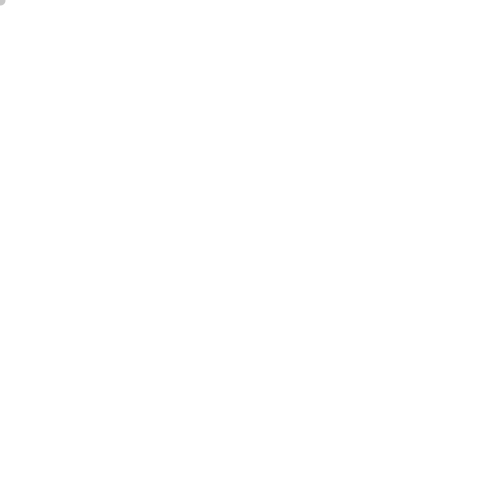
Frame 1 (no input)
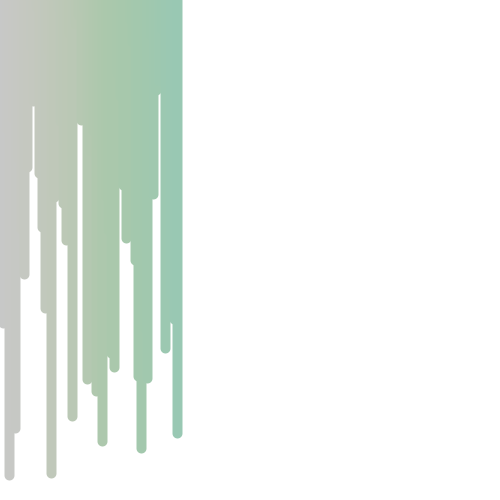
Frame 60 (the mouse pressed at the canvas centre just before this capture)
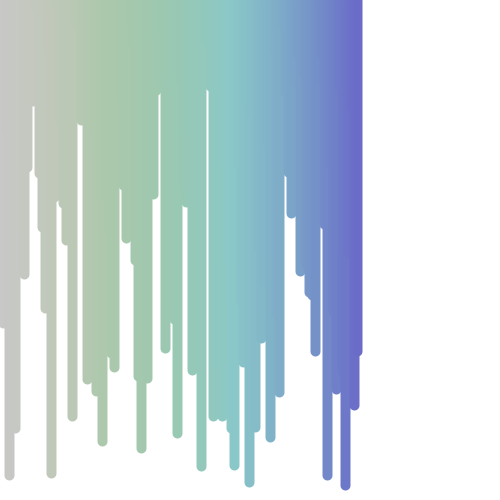
Frame 120 (the mouse held since frame 60 and released just before this capture)

The Processing sketch that drew these frames (run headless with seeded random() and noise(); from frame 60 on, the mouse is pressed at the canvas centre):

// Processing sketch: E2
// ── E2.pde
int x,y,r,g;

void setup()
{
  size(500,500);
  background(255);
  strokeWeight(10);
  colorMode(HSB);
  r=50;
  }

void draw()
{
  stroke(r,g,200);
  
  r++;
  g++;
  r%=225;
  g%=225;
  
  
  line(x,0,x,y);
  x+=3;
  x%=500;
  y=floor(random(0,500));


}
